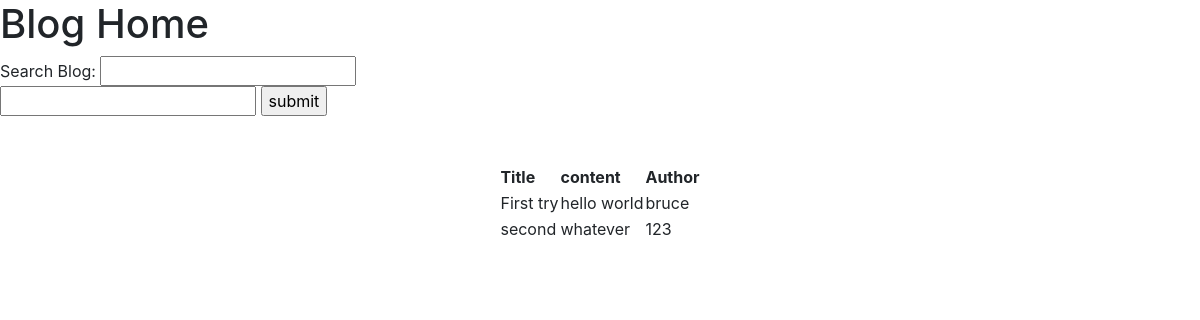
/, run on an earlier commit of the app's database.
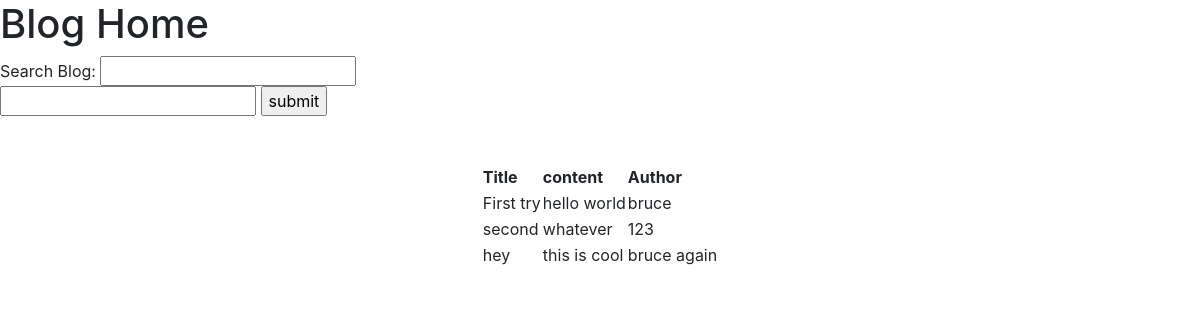
And on a later commit of the database.
### mysite/models.py (models this page shows, shortened)
class TheBlog(models.Model):
    id = models.BigAutoField(primary_key=True)
    user = models.ForeignKey(User, null=True, on_delete=models.CASCADE)
    title = models.CharField(max_length=120, blank=False)
    content = models.TextField(blank=False)
    author = models.TextField(blank=False)

### mysite/views.py (the view)
# urls.py: path('', home_view),
def home_view(request, *args, **kwargs):
    blog = TheBlog.objects.all()
    if request.GET.get('search'):
            search = request.GET.get('search')
            blog = TheBlog.objects.filter(query__icontains=search)
            title = request.GET.get('title')
            query = TheBlog.objects.create(query=search, user_id=title)
            query.save()
    context = {'blog': blog}
    return render(request, 'index.html', context)

### templates/index.html
{% extends 'base.html' %}
{% block content %}
<h1>Blog Home</h1>
<form method='POST' action='.'>{% csrf_token %}
    Search Blog: <input name='search' type='text'>
    <br>
    <input type='text' name='title' />
    <input type='submit' value='submit' />
</form>
<br>
<br>
<center>
    <table>
        <tr>
            <th id='title'>Title</th><th>content</th><th>Author</th>
        </tr>
        {% for items in blog %}
        <tr>
            <td>
                {{ items.title }}
            </td>
            <td>
                {{ items.content }}
            </td>
            <td>
                {{ items.author }}
            </td>
        </tr>
        {% endfor %}
    </table>
</center>
{% endblock content %}

### templates/base.html (shortened to what this page needs)
<!DOCTYPE html>
<html>
<head>
    {% block jinja_head %}
    <link rel="stylesheet" href="https://stackpath.bootstrapcdn.com/bootstrap/4.4.1/css/bootstrap.min.css"
>
    {% endblock jinja_head %}
</head>
<body>
    {% block content %}{% endblock content %}
</body>
</html>

What changed in the data, as far as the page shows it:
added TheBlog: title "hey", content "this is cool", author "bruce again"
